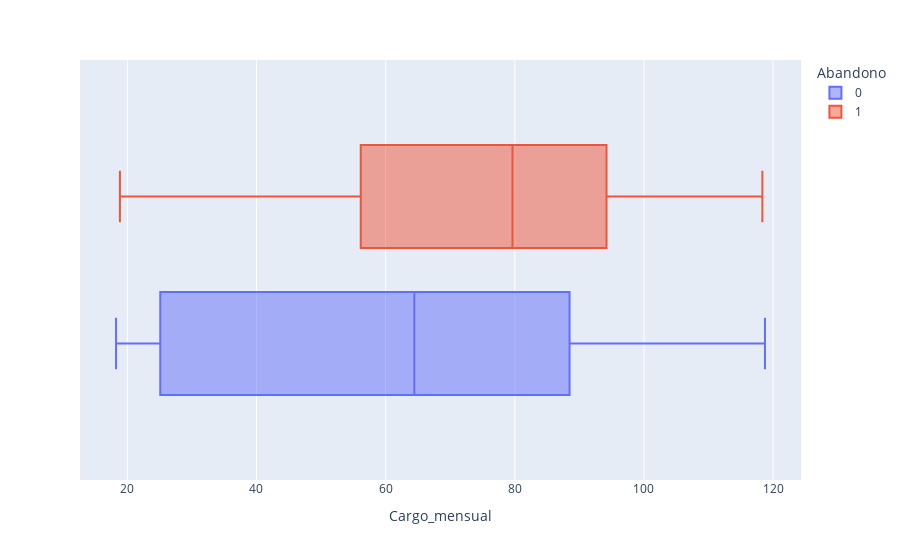

The notebook cell this image was saved under:
### Code cell
df_cargo_mensual_abandono = df[['Cargo_mensual', 'Abandono']]

px.box(data_frame= df_cargo_mensual_abandono, x = 'Cargo_mensual', color= 'Abandono')

### Figure 1 — Plotly figure (JSON) as saved in the notebook; plotly's stock layout.template omitted (floating-point values rounded to 4 significant figures; data arrays with more than 128 entries replaced by an {"elided": "..."} marker saying what was removed)
{"data": [{"alignmentgroup": "True", "hovertemplate": "Abandono=0<br>Cargo_mensual=%{x}<extra></extra>", "legendgroup": "0", "marker": {"color": "#636efa"}, "name": "0", "notched": false, "offsetgroup": "0", "orientation": "h", "showlegend": true, "type": "box", "x": {"elided": "5163 float values"}, "x0": " ", "xaxis": "x", "y0": " ", "yaxis": "y"}, {"alignmentgroup": "True", "hovertemplate": "Abandono=1<br>Cargo_mensual=%{x}<extra></extra>", "legendgroup": "1", "marker": {"color": "#EF553B"}, "name": "1", "notched": false, "offsetgroup": "1", "orientation": "h", "showlegend": true, "type": "box", "x": {"elided": "1869 float values"}, "x0": " ", "xaxis": "x", "y0": " ", "yaxis": "y"}], "layout": {"boxmode": "group", "legend": {"title": {"text": "Abandono"}, "tracegroupgap": 0}, "margin": {"t": 60}, "xaxis": {"anchor": "y", "domain": [0, 1], "title": {"text": "Cargo_mensual"}}, "yaxis": {"anchor": "x", "domain": [0, 1]}}}
